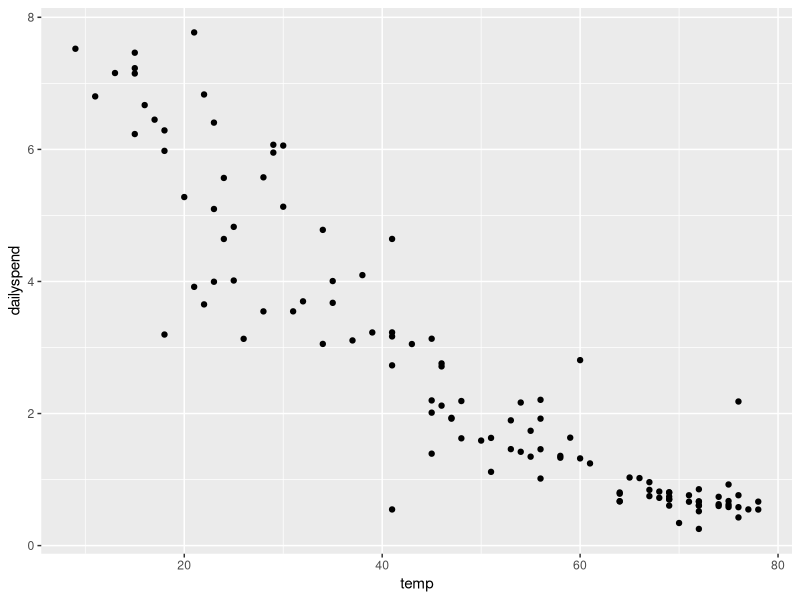
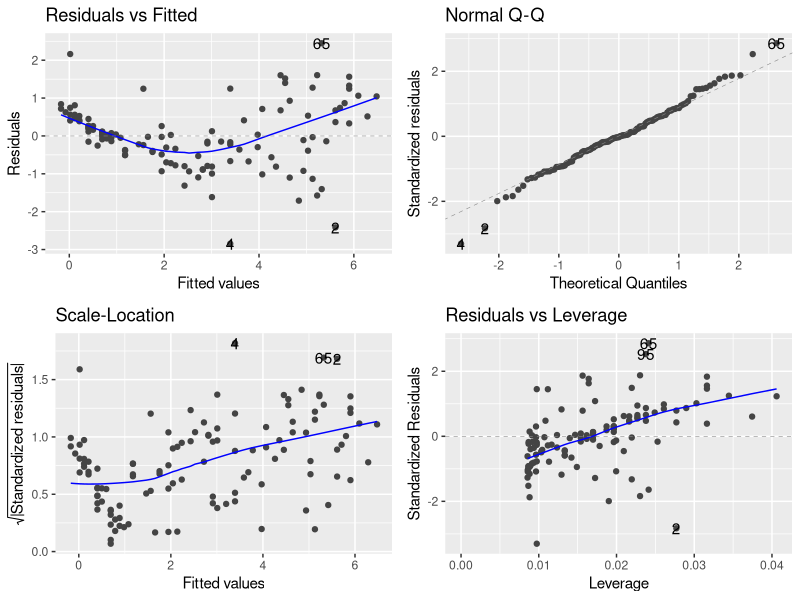
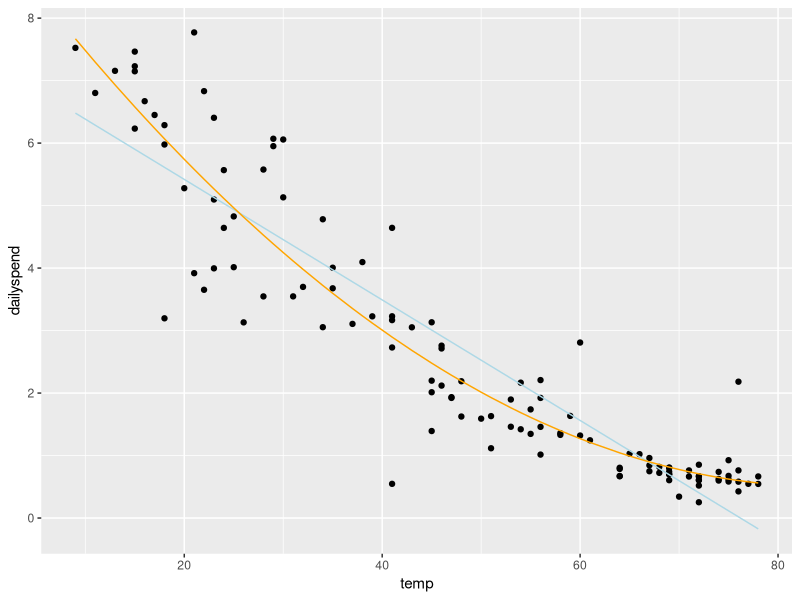
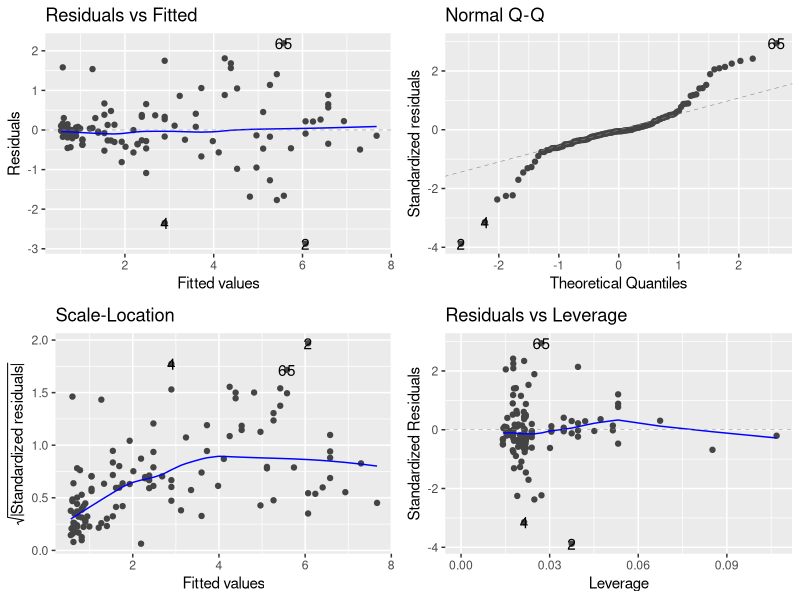
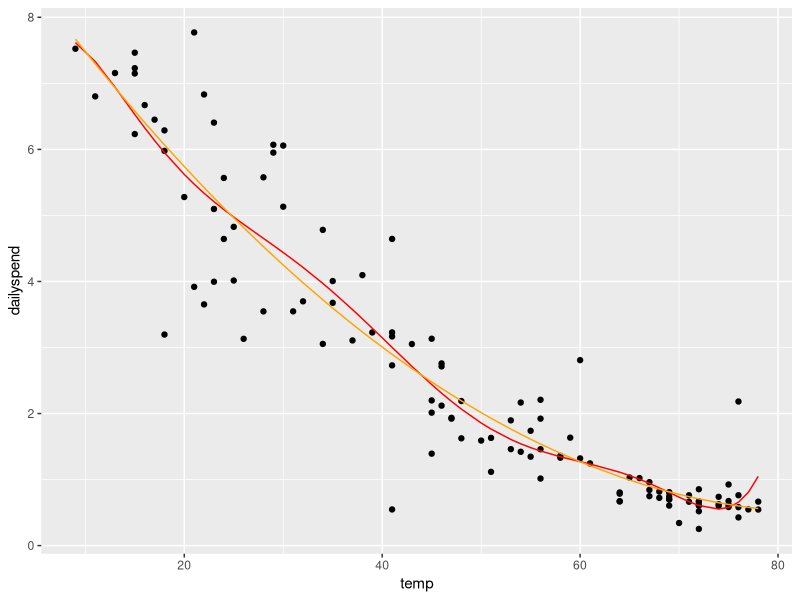
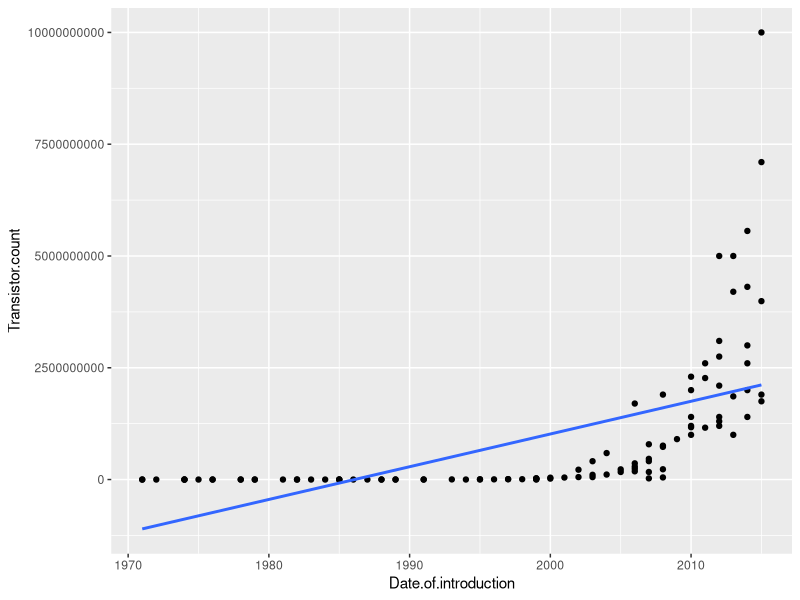
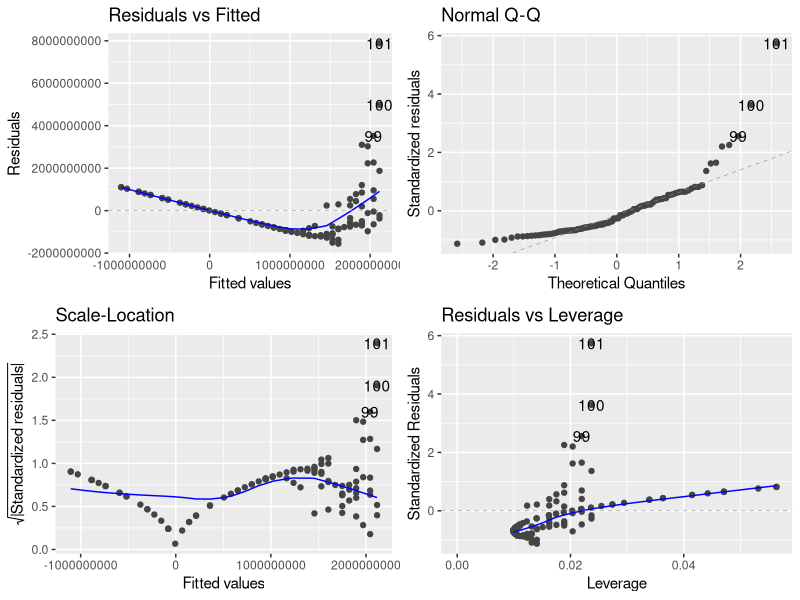
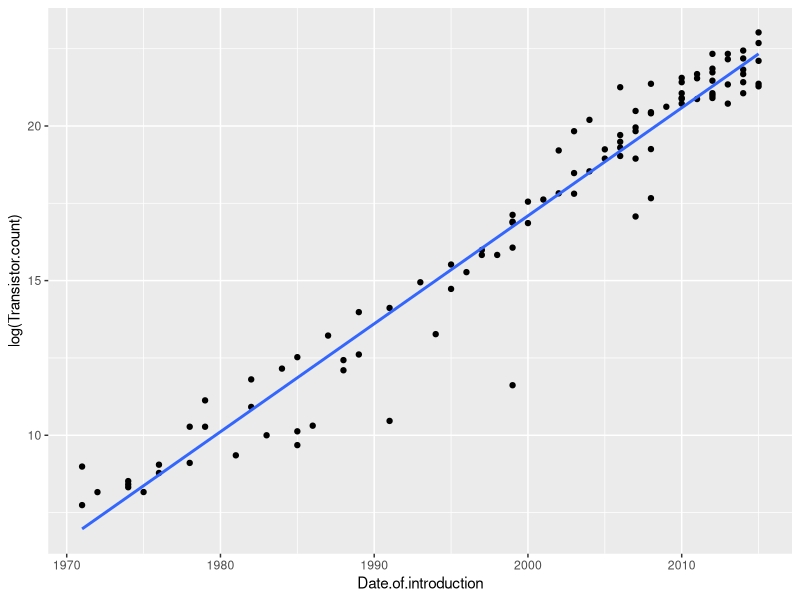

The R source for these figures, in order:
## ---- chunk 1
# Include setup
library(tidyverse)
library(ggfortify)
library(knitr)

knitr::opts_chunk$set(
  echo = FALSE, fig.align = "center"
)

hook_output <- knit_hooks$get("output")
knit_hooks$set(output = function(x, options) {
  lines <- options$output.lines
  if (is.null(lines)) {
    return(hook_output(x, options))  # pass to default hook
  }
  x <- unlist(strsplit(x, "\n"))
  more <- "..."
  if (length(lines) == 1) {        # first n lines
    if (length(x) > lines) {
      # truncate the output, but add ....
      x <- c(head(x, lines), more)
    }
  } else {
    x <- c(more, x[lines], more)
  }
  # paste these lines together
  x <- paste(c(x, ""), collapse = "\n")
  hook_output(x, options)
})
## ---- chunk 2
utilities = read.csv("week_06_docs/utilities.csv")
options(scipen = 999)
## ---- chunk 3
#| eval: true
#| echo: true
#| output: true
library(tidyverse)
ggplot(utilities, aes(x = temp, y = dailyspend)) +
  geom_point()
## ---- chunk 4
#| eval: true
#| echo: true
#| output: true
lm1 <- lm(dailyspend ~ temp, data=utilities) 
summary(lm1)
## ---- chunk 5
#| eval: true
#| echo: true
#| output: true
library(ggfortify)
autoplot(lm1)
## ---- chunk 6
#| eval: true
#| echo: true
#| output: true
lm2 <- lm(dailyspend ~ temp + I(temp^2), data=utilities) 
summary(lm2)
## ---- chunk 7
#| eval: true
#| echo: true
#| output: true
confint(lm2)
## ---- chunk 8
#| eval: true
#| echo: true
#| output: true
ggplot(utilities, aes(x = temp, y = dailyspend)) +
  geom_point() + 
  geom_line(aes(x = temp, y = predict(lm1)), col = "lightblue") + 
  geom_line(aes(x = temp, y = predict(lm2)), col = "orange")
## ---- chunk 9
#| eval: true
#| echo: true
#| output: true
autoplot(lm2)
## ---- chunk 10
lm1 <- lm(dailyspend ~ temp, data=utilities) 
summary(lm1)

lm2 <- lm(dailyspend ~ poly(temp,2), data=utilities) 
summary(lm2)

lm3 <- lm(dailyspend ~ poly(temp,3), data=utilities) 
summary(lm3)

lm4 <- lm(dailyspend ~ poly(temp,4), data=utilities) 
summary(lm4)

lm5 <- lm(dailyspend ~ poly(temp,5), data=utilities) 
summary(lm5)

lm6 <- lm(dailyspend ~ poly(temp,6), data=utilities) 
summary(lm6)

lm7 <- lm(dailyspend ~ poly(temp,7), data=utilities) 
summary(lm7)
## ---- chunk 11
#| eval: true
#| echo: true
#| output: true
lm7 <- lm(dailyspend ~ poly(temp,7), data=utilities) 
ggplot(utilities, aes(x = temp, y = dailyspend)) +
  geom_point() + 
  geom_line(aes(x = temp, y = predict(lm7)), col = "red") + 
  geom_line(aes(x = temp, y = predict(lm2)), col = "orange")
## ---- chunk 12
moores = read.csv("week_06_docs/moores-law.csv")
## ---- chunk 13
#| eval: true
#| echo: true
#| output: true
ggplot(moores, aes(x = Date.of.introduction, y = Transistor.count)) +
  geom_point() +
  geom_smooth(method = "lm", se = FALSE)
## ---- chunk 14
#| eval: true
#| echo: true
#| output: true
lm_moore = lm(Transistor.count ~ Date.of.introduction, data = moores)
autoplot(lm_moore)
## ---- chunk 15
#| eval: true
#| echo: true
#| output: true
ggplot(moores, aes(x = Date.of.introduction, y = log(Transistor.count))) +
  geom_point() +
  geom_smooth(method = "lm", se = FALSE)
## ---- chunk 16
#| eval: true
#| echo: true
#| output: true
options(scipen = 999)
lm_moore = lm(log(Transistor.count) ~ Date.of.introduction, data = moores)
summary(lm_moore)
## ---- chunk 17
#| eval: true
#| echo: true
#| output: true
autoplot(lm_moore)
## ---- chunk 18
#| eval: true
#| echo: true
#| output: true
ggplot(moores, aes(x = Date.of.introduction, y = Transistor.count)) +
  geom_point() +
  geom_line(aes(x = Date.of.introduction, y = exp(predict(lm_moore))), col = "orange") 
